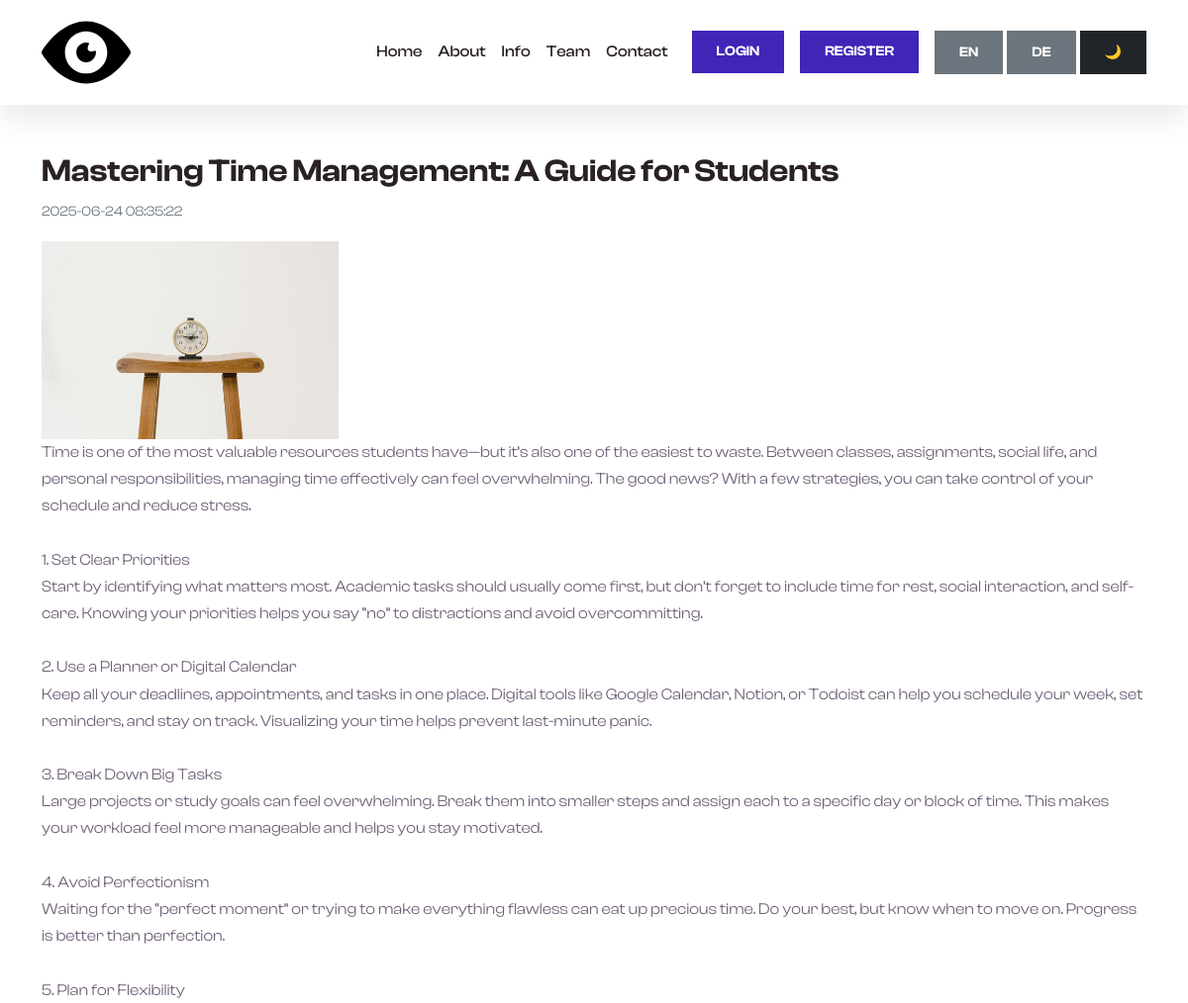
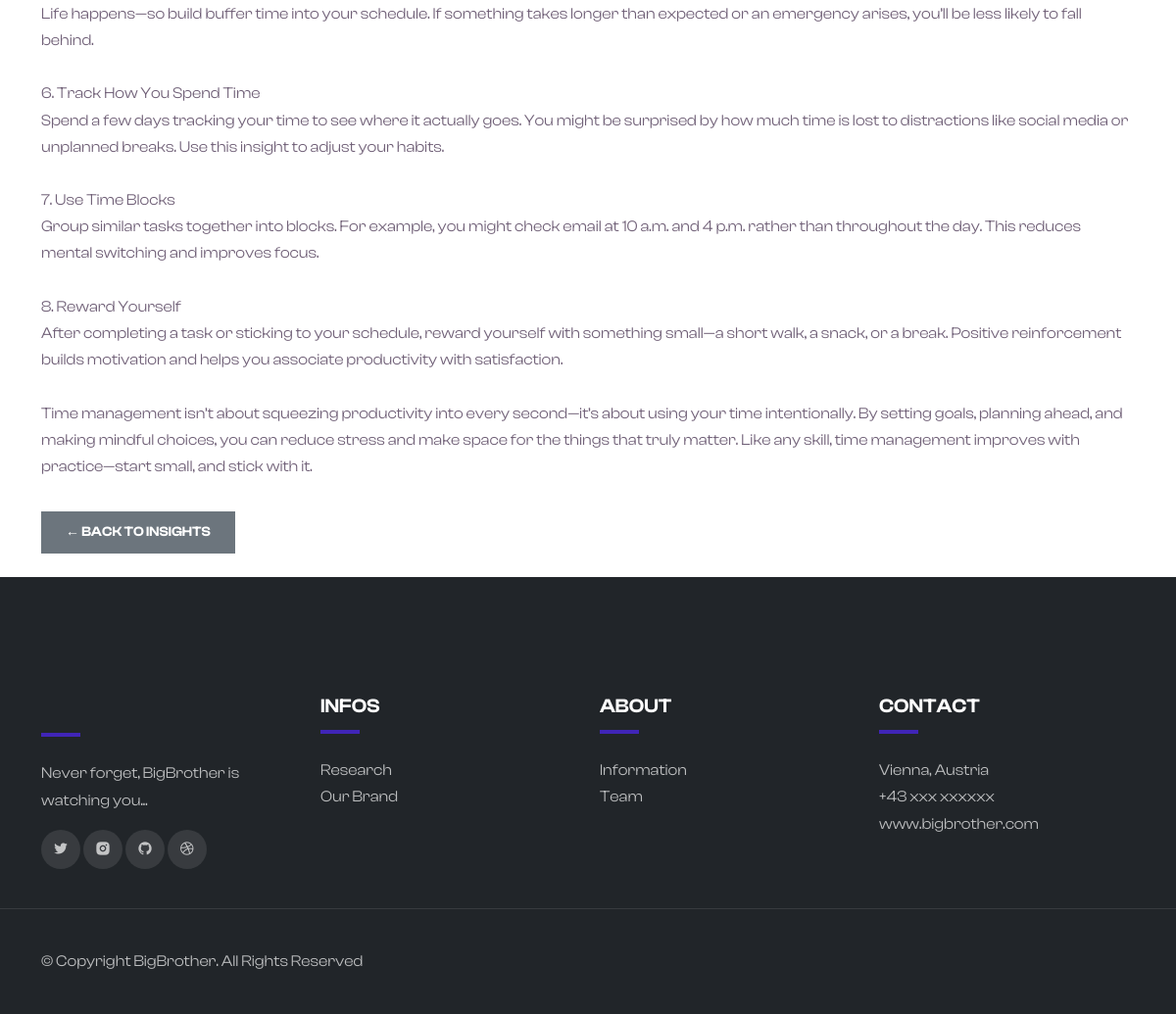
/BigBrother/news.php?id=5, run on the app's committed database (2 pictures, top to bottom).
### tables this page shows
CREATE TABLE `news` (
  `id` int(11) NOT NULL,
  `title` varchar(255) NOT NULL,
  `content` text NOT NULL,
  `image_path` varchar(255) DEFAULT NULL,
  `created_at` timestamp NOT NULL DEFAULT current_timestamp()
);

### BigBrother/news.php (the view, shortened to what this page needs)
<?php
include('includes/db.php');
include('includes/header.php');
include('includes/nav.php');
$id = (int)$_GET['id'];
$stmt = $pdo->prepare("SELECT * FROM news WHERE id = ?");
$stmt->execute([$id]);
$news = $stmt->fetch();
?>
<div class="container mt-5">
    <h2><?= htmlspecialchars($news['title']) ?></h2>
    <p><small class="text-muted"><?= $news['created_at'] ?></small></p>
    <?php if (!empty($news['image_path'])): ?>
        <img src="<?= htmlspecialchars($news['image_path']) ?>" class="img-fluid" mb-3 style="max-width: 300px; height: auto;" alt="News Image">
    <?php endif; ?>
    <p><?= nl2br(htmlspecialchars($news['content'])) ?></p>
    <a href="insights.php" class="btn btn-secondary mt-3 mb-4">← Back to Insights</a>
</div>
<?php include('includes/footer.php'); ?>

### BigBrother/assets/css/style.css (style rules this page uses)
:root { --c-dark: #292126; --c-brand: #4025b7; --c-brand-light: #7996d4; --c-brand-rgb: 78, 87, 212; --c-body: #716178; --font-base: "ClashDisplay", sans-serif; --box-shadow: 0px 15px 25px rgba(0,0,0,0.08); --transition: all 0.5s ease; }
body { font-family: var(--font-base); line-height: 1.7; color: var(--c-body); }
h1, h2, h3,h4, h5, h6, .h1, .h2, .h3, .h4, .h5, .h6 { font-weight: 600; color: var(--c-dark); }
a { text-decoration: none; color: var(--c-brand); transition: var(--transition); }
img { max-width: 100%; height: auto; }
.btn { font-weight: 600; font-size: 14px; text-transform: uppercase; border-radius: 0; padding: 10px 24px; }

### data on the page
news: title "Mastering Time Management: A Guide for Students", created_at "2025-06-24 08:35:22", image_path (picture), content "Time is one of the most valuable resources students have—but it’s also one of the easiest to waste. Between classes, assignments, social life, and personal responsibilities, managing time effectively can feel overwhelming. The good news? With a few strategies, you can take control of your schedule and reduce stress. 1. Set Clear Priorities Start by identifying what matters most. Academic tasks should usually come first, but don’t forget to include time for rest, social interaction, and self-care. Knowing your priorities helps you say “no” to distractions and avoid overcommitting. 2. Use a Planner or Digital Calendar Keep all your deadlines, appointments, and tasks in one place. Digital…"
